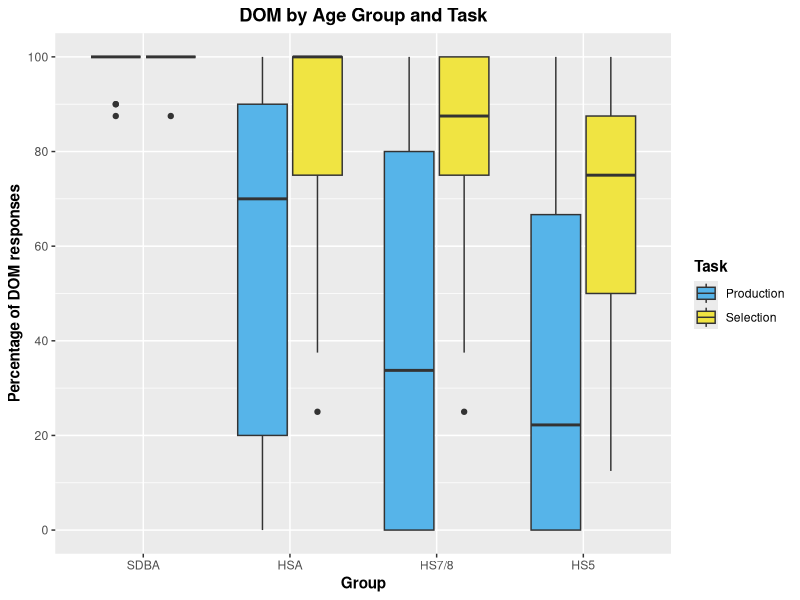
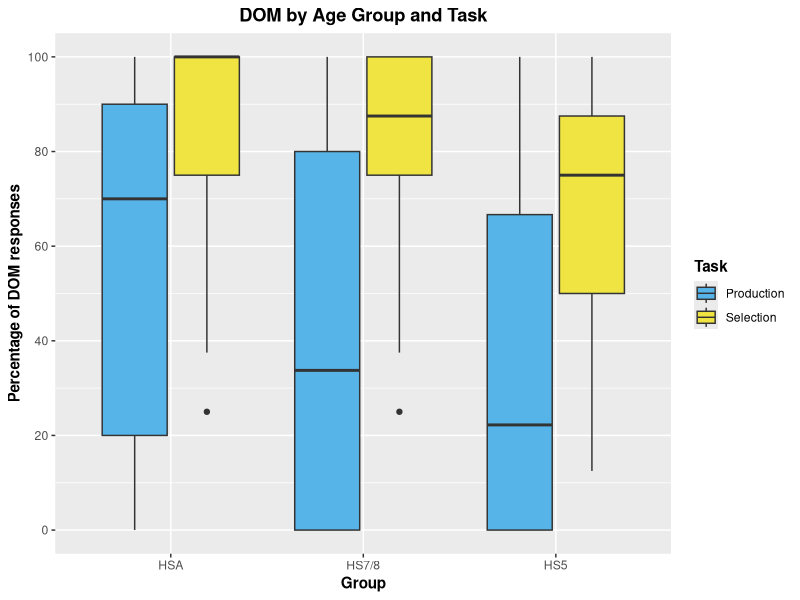
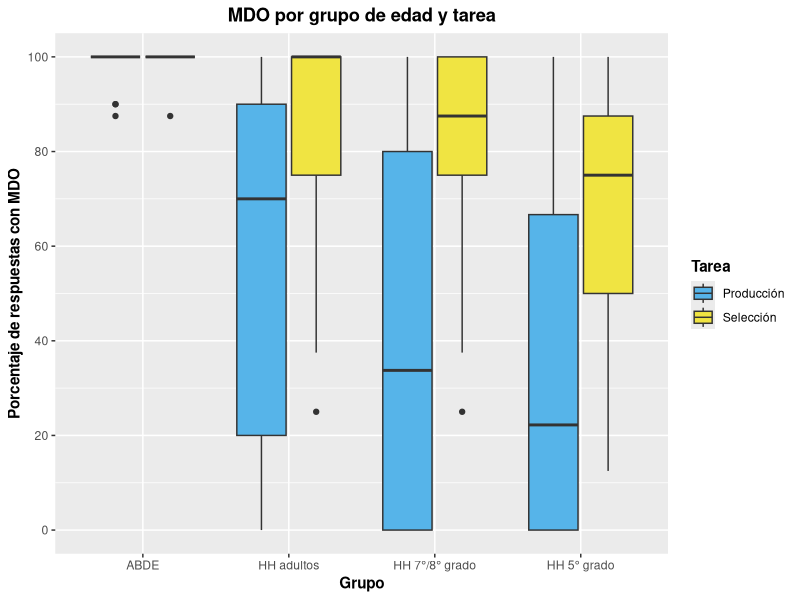
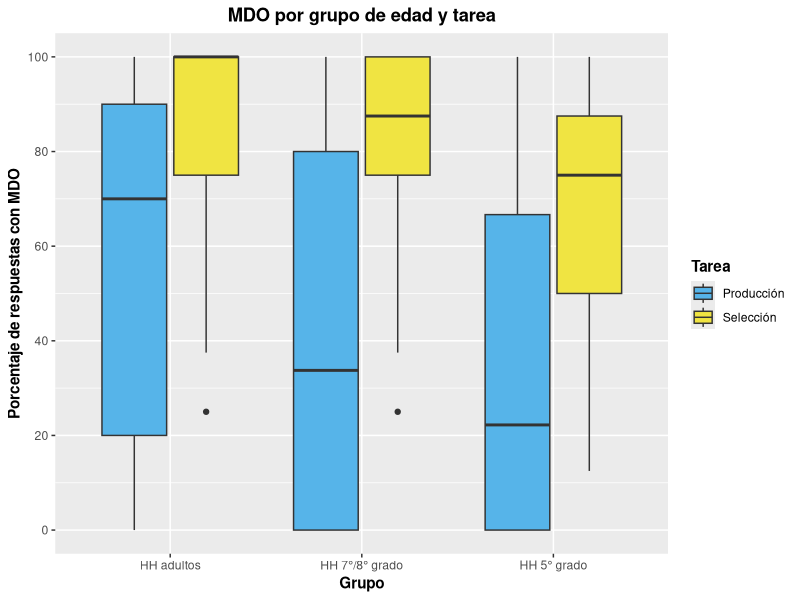

Here is the R script that generated these plots, in order:
library(tidyverse)


# Prepare and load data
## EPT
SDB_EPT <- read_csv("./CSV Files/SDB/SDB DOM EPT.csv") %>%
  filter(Item %in% c("EPT-02", "EPT-08", "EPT-12", "EPT-14", "EPT-20", "EPT-24", "EPT-26", "EPT-32", "EPT-38", "EPT-42")) %>% 
  mutate(Group = "SDBA")

HSA_EPT <- read_csv("./CSV Files/Adult HS/Adult HS DOM EPT.csv") %>%
  filter(Item %in% c("EPT-02", "EPT-08", "EPT-12", "EPT-14", "EPT-20", "EPT-24", "EPT-26", "EPT-32", "EPT-38", "EPT-42")) %>% 
  mutate(Group = "HSA")

DLI78_EPT <- read_csv("./CSV Files/DLI-78/DLI-78 DOM EPT.csv") %>%
  mutate(Group = "HS7/8")

MLS78_EPT <- read_csv("./CSV Files/MLS-78/MLS-78 DOM EPT.csv") %>%
  mutate(Group = "HS7/8")

DLI5_EPT <- read_csv("./CSV Files/DLI-5/DLI-5 DOM EPT.csv")  %>%
  mutate(Group = "HS5")

MLS5_EPT <- read_csv("./CSV Files/MLS-5/MLS-5 DOM EPT.csv") %>%
  mutate(Group = "HS5")


## FCT
SDB_FCT <- read_csv("./CSV Files/SDB/SDB DOM FCT.csv") %>%
  mutate(Group = "SDBA")

HSA_FCT <- read_csv("./CSV Files/Adult HS/Adult HS DOM FCT.csv") %>%
  mutate(Group = "HSA")

DLI78_FCT <- read_csv("./CSV Files/DLI-78/DLI-78 DOM FCT.csv") %>%
  mutate(Group = "HS7/8")

MLS78_FCT <- read_csv("./CSV Files/MLS-78/MLS-78 DOM FCT.csv") %>%
  mutate(Group = "HS7/8")

DLI5_FCT <- read_csv("./CSV Files/DLI-5/DLI-5 DOM FCT.csv")  %>%
  mutate(Group = "HS5")

MLS5_FCT <- read_csv("./CSV Files/MLS-5/MLS-5 DOM FCT.csv") %>%
  mutate(Group = "HS5")


## Join and summarize data
EPT <- rbind(SDB_EPT, HSA_EPT, DLI78_EPT, MLS78_EPT, DLI5_EPT, MLS5_EPT) %>% 
  group_by(Part_ID, Group) %>%
  summarize(Total_Subj = sum(DOM_Use, na.rm = TRUE),
            Total_Responses = sum(!is.na(DOM_Use)),
            Ratio = Total_Subj/Total_Responses) %>% 
  mutate(Task = "Production",
         Ratio = (Ratio*100))


FCT <- rbind(SDB_FCT, HSA_FCT, DLI78_FCT, MLS78_FCT, DLI5_FCT, MLS5_FCT) %>% 
  group_by(Part_ID, Group) %>%
  summarize(Total_Subj = sum(DOM_Use, na.rm = TRUE),
            Total_Responses = sum(!is.na(DOM_Use)),
            Ratio = Total_Subj/Total_Responses) %>% 
  mutate(Task = "Selection",
         Ratio = (Ratio*100))

Aggregate <- rbind(EPT, FCT)
Aggregate$Group <- factor(Aggregate$Group, levels = c("SDBA", "HSA", "HS7/8", "HS5"))


## Create heritage dataset
Aggregate_Heritage <- Aggregate %>% 
  filter(!Group == "SDBA")
Aggregate_Heritage$Group <- factor(Aggregate_Heritage$Group, c("HSA", "HS7/8", "HS5"))


# Create graphs in English
## With SDBAs
Aggregate %>% 
  ggplot(aes(x = Group, y = Ratio, fill = Task)) +
  geom_boxplot() +
  scale_y_continuous(breaks = seq (0, 100, 20),
                     limits = c(0, 100)) +
  scale_fill_manual(values = c("#56B4E9", "#F0E442")) +
  labs(x = "Group", y = "Percentage of DOM responses", title = "DOM by Age Group and Task") +
  theme(axis.title = element_text(face = "bold"),
        plot.title = element_text(hjust = 0.5, face = "bold"),
        legend.title = element_text(face = "bold"))


## Without SDBAs
Aggregate_Heritage %>% 
  ggplot(aes(x = Group, y = Ratio, fill = Task)) +
  geom_boxplot() +
  scale_y_continuous(breaks = seq (0, 100, 20),
                     limits = c(0, 100)) +
  scale_fill_manual(values = c("#56B4E9", "#F0E442")) +
  labs(x = "Group", y = "Percentage of DOM responses", title = "DOM by Age Group and Task") +
  theme(axis.title = element_text(face = "bold"),
        plot.title = element_text(hjust = 0.5, face = "bold"),
        legend.title = element_text(face = "bold"))


# Create graphs in Spanish
## With SDBAs
Aggregate %>% 
  ggplot(aes(x = Group, y = Ratio, fill = Task)) +
  geom_boxplot() +
  scale_y_continuous(breaks = seq (0, 100, 20),
                     limits = c(0, 100)) +
  scale_x_discrete(labels = c("ABDE", "HH adultos", "HH 7°/8° grado", "HH 5° grado")) +
  scale_fill_manual(values = c("#56B4E9", "#F0E442"), labels = c("Producción", "Selección")) +
  labs(x = "Grupo", y = "Porcentaje de respuestas con MDO", title = "MDO por grupo de edad y tarea", fill = "Tarea") +
  theme(axis.title = element_text(face = "bold"),
        plot.title = element_text(hjust = 0.5, face = "bold"),
        legend.title = element_text(face = "bold"))


## Without SDBAs
Aggregate_Heritage %>% 
  ggplot(aes(x = Group, y = Ratio, fill = Task)) +
  geom_boxplot() +
  scale_y_continuous(breaks = seq (0, 100, 20),
                     limits = c(0, 100)) +
  scale_x_discrete(labels = c("HH adultos", "HH 7°/8° grado", "HH 5° grado")) +
  scale_fill_manual(values = c("#56B4E9", "#F0E442"), labels = c("Producción", "Selección")) +
  labs(x = "Grupo", y = "Porcentaje de respuestas con MDO", title = "MDO por grupo de edad y tarea", fill = "Tarea") +
  theme(axis.title = element_text(face = "bold"),
        plot.title = element_text(hjust = 0.5, face = "bold"),
        legend.title = element_text(face = "bold"))
